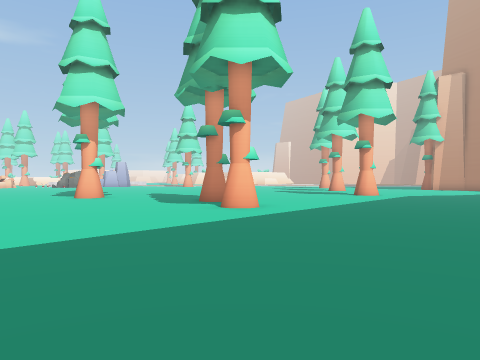
view 1 (above)

22 first-person views from a walk through a 3-D level made in the Unity game engine. The camera is 1.4 m above the floor, looks level and sees 70° across. The floor is counted in squares, 2 m on a side. Each view is taken from the middle of a square. On the plan, view 1 faces up. The plan holds only what a view shows up to about 11 squares ahead; the rest is blank. The place goes on beyond the plan. The player is left out. Some surface patterns are stand-ins.

view 2
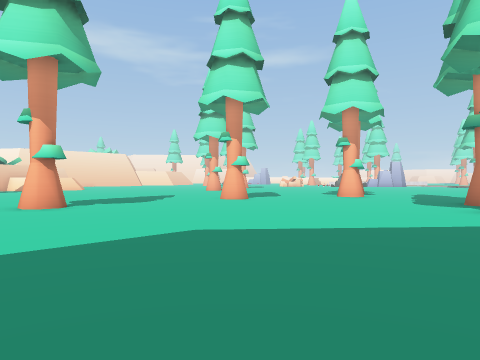

view 3
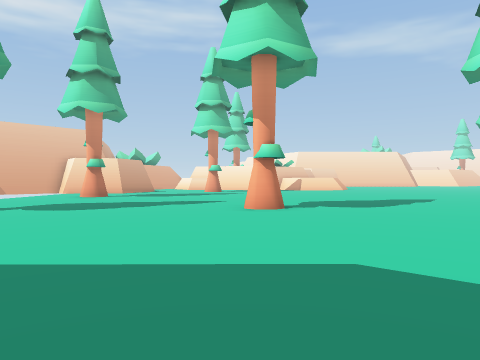

view 4
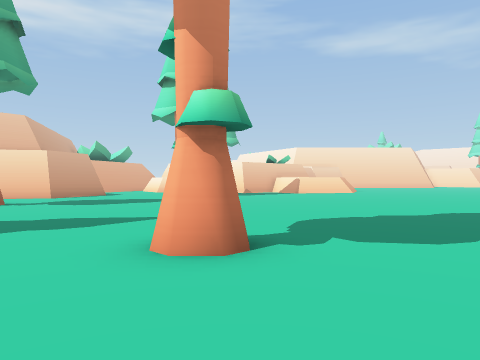

view 5
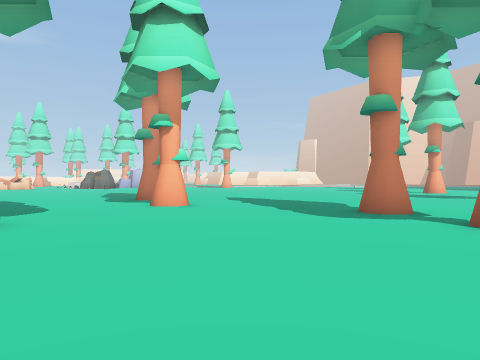

view 6
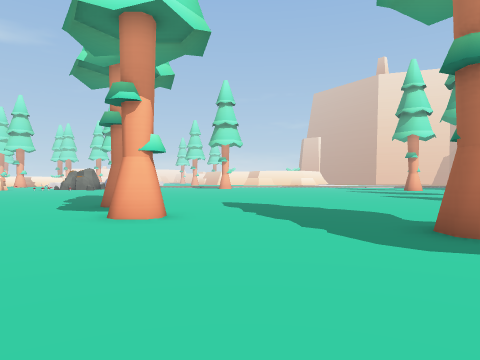

view 7
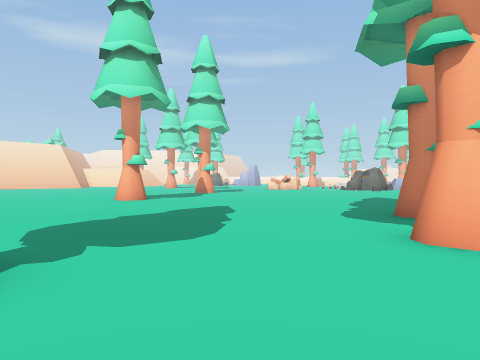

view 8
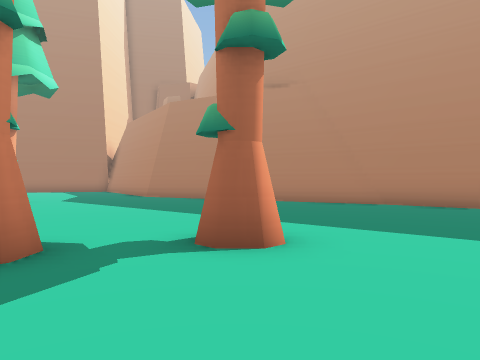

view 9
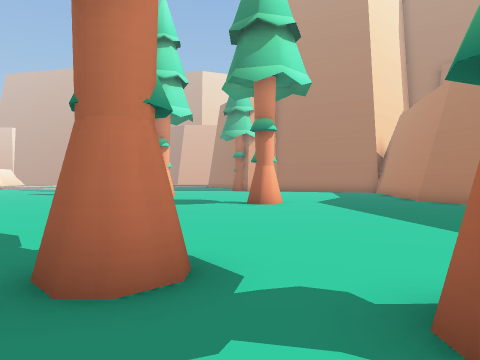

view 10
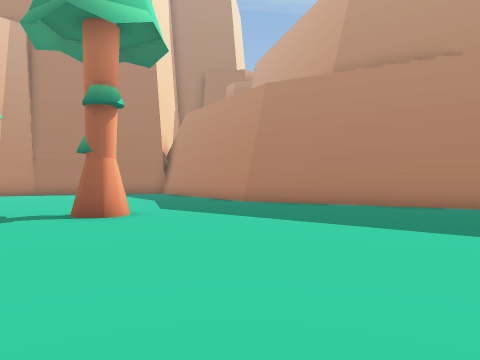

view 11
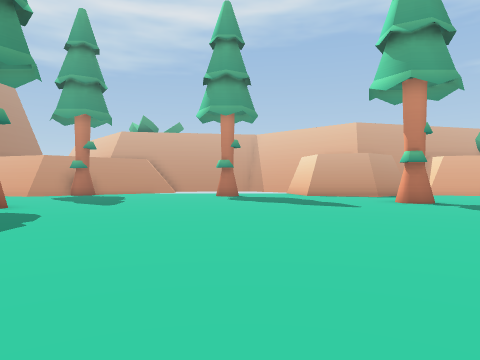

view 12
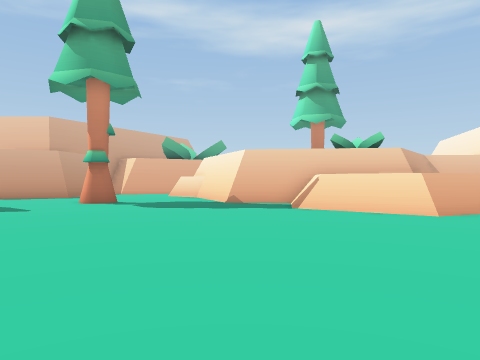

view 13
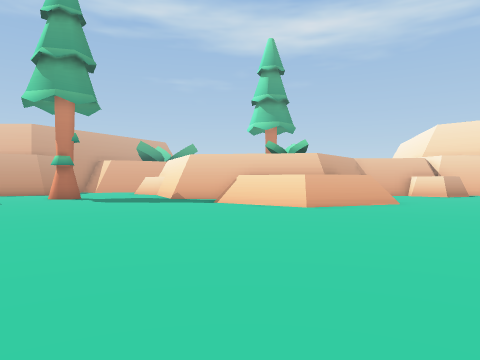

view 14
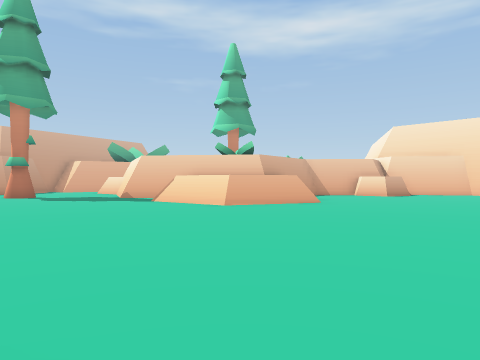

view 15
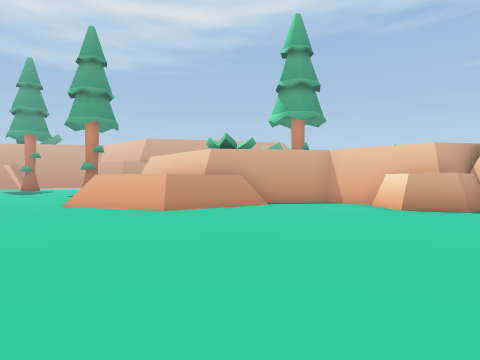

view 16
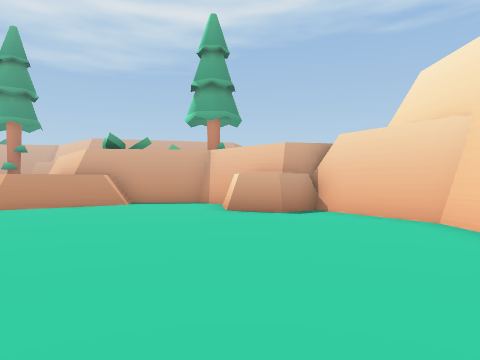

view 17
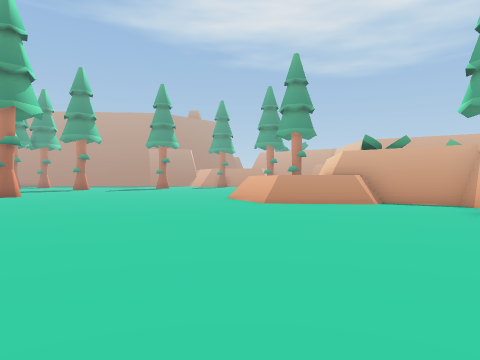

view 18
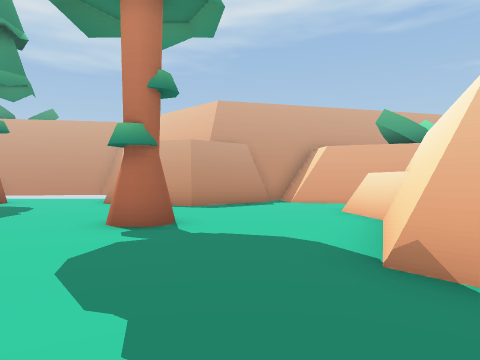

view 19
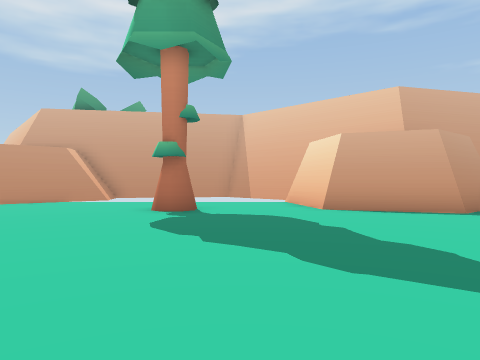

view 20
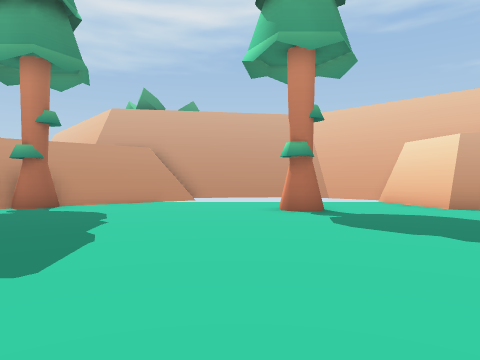

view 21
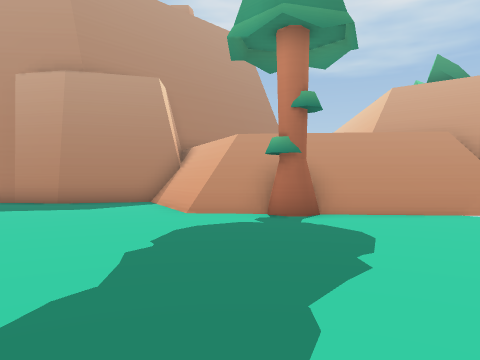

view 22
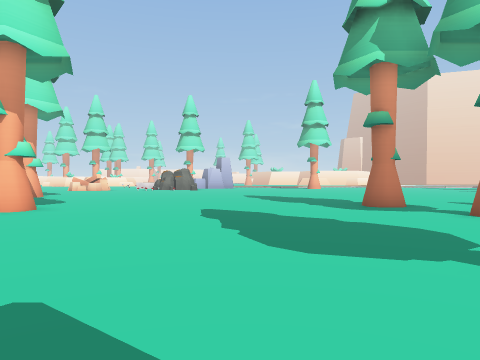

### Floor plan
Points are (right, up) in squares from view 1. A wall is a line through its corners. A room is listed if a view was taken in it or the views show most of it. See-through windows are left out.
Room 1 (views 1, 2, 3, 4, 5, 6, 7, 8, 9, 10, 11, 12, 13, 14, 15, 16, 17, 18, 19, 20, 21, 22)
walls: (-5.8, -4) (-2.5, -5.2); (-7.3, -4.9) (-5.8, -3.7) (-2.3, -5); (-24.8, 4.9) (-23.5, 3.2) (-24.9, -0.1) (-24.7, -1.5); (-7.1, -5.1) (-5.9, -4.1) (-2.5, -5.3) (-0.9, -2.4) (0.5, -1.5); (0.3, -1.6) (0.7, -1.2); (4.3, 3.1) (6.2, 5.3); (-24.7, -0.1) (-24.5, -1.6); (-10.4, -7.5) (-7.8, -5.3); (-10, -7.5) (-7.6, -5.5); (-28.3, 7.3) (-28.4, 8.1) (-26.2, 9.8) (-23.7, 8.7) (-23.4, 6); (5.9, 4.9) (10.1, 12.5); (-22.8, -5.1) (-20.7, -3.3) (-18.1, -4.3) (-17.6, -7); (-25.7, -4.3) (-23.8, -5); (-25.8, -4.4) (-24.1, -5); (-25.9, -4.5) (-24.6, -5); (-31.4, 7.6) (-30.9, 7) (-28.1, 7.4) (-28.1, 8) (-26.1, 9.5) (-23.9, 8.6) (-23.6, 6.1) (-25, 5.1); (-31.8, 10) (-31.6, 8.8); (-32.1, 8.4) (-31.4, 7.7); (-33.9, 9.8) (-32.9, 10.5) (-32, 10.1) (-31.8, 8.9); (-35.5, 13) (-35.5, 12.2) (-33.8, 9.2)
low walls: (-23.4, 6) (-24.6, 5) (-23.5, 3.6); (-23.5, 2.8) (-24.7, -0.1); (-7.3, -4.5) (-6.1, -3.4); (-7.3, -4.7) (-6, -3.7); (-10.6, -7.2) (-8.5, -5.4); (-10.6, -7.5) (-8, -5.3); (-28.5, 8.3) (-26.3, 10) (-23.5, 8.8) (-23.1, 5.9); (-25.4, -4.1) (-23.7, -4.8); (-31.9, 8.5) (-30.8, 7.3) (-28.9, 7.5); (-35.4, 12.5) (-33.9, 9.8)
objects: tree (-21, 0) to (-20, 1); tree (-16, 15); tree (-15, -4) to (-14, -4); tree (-9, 2) to (-8, 3); tree (-8, -5); tree (-8, 9); tree (-7, 16); tree (-6, 13) to (-6, 14); tree (-1, 11) to (-1, 12); tree (0, 9); tree (6, 16)

Positions as (right, up) in squares from view 1, and headings:
1: (0, 0), facing up
2: (1, 0), facing up-left
3: (0, 2), facing left
4: (-5, 3), facing left
5: (-4, 4), facing up
6: (-4, 7), facing up
7: (-5, 9), facing up-left
8: (-4, 9), facing right
9: (-2, 9), facing up-right
10: (-1, 13), facing right
11: (-15, 11), facing down
12: (-16, 11), facing down-left
13: (-16, 14), facing down-left
14: (-17, 16), facing down-left
15: (-28, 18), facing down
16: (-32, 18), facing down
17: (-33, 18), facing down-right
18: (-22, 6), facing down
19: (-16, 4), facing down
20: (-13, 4), facing down
21: (-12, 1), facing down-right
22: (-11, 7), facing up
